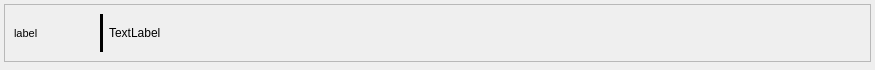
<?xml version="1.0" encoding="UTF-8"?>
<ui version="4.0">
 <class>Form</class>
 <widget class="QWidget" name="Form">
  <property name="geometry">
   <rect>
    <x>0</x>
    <y>0</y>
    <width>875</width>
    <height>70</height>
   </rect>
  </property>
  <property name="sizePolicy">
   <sizepolicy hsizetype="Preferred" vsizetype="Fixed">
    <horstretch>0</horstretch>
    <verstretch>0</verstretch>
   </sizepolicy>
  </property>
  <property name="minimumSize">
   <size>
    <width>200</width>
    <height>56</height>
   </size>
  </property>
  <property name="contextMenuPolicy">
   <enum>Qt::CustomContextMenu</enum>
  </property>
  <layout class="QGridLayout" name="gridLayout">
   <property name="leftMargin">
    <number>4</number>
   </property>
   <property name="topMargin">
    <number>4</number>
   </property>
   <property name="rightMargin">
    <number>4</number>
   </property>
   <property name="bottomMargin">
    <number>8</number>
   </property>
   <item row="0" column="0">
    <widget class="QFrame" name="frame">
     <property name="frameShape">
      <enum>QFrame::StyledPanel</enum>
     </property>
     <layout class="QHBoxLayout" name="horizontalLayout">
      <item>
       <widget class="QLabel" name="labelUser">
        <property name="sizePolicy">
         <sizepolicy hsizetype="Preferred" vsizetype="Preferred">
          <horstretch>0</horstretch>
          <verstretch>0</verstretch>
         </sizepolicy>
        </property>
        <property name="minimumSize">
         <size>
          <width>80</width>
          <height>0</height>
         </size>
        </property>
        <property name="maximumSize">
         <size>
          <width>136</width>
          <height>16777215</height>
         </size>
        </property>
        <property name="font">
         <font>
          <pointsize>8</pointsize>
         </font>
        </property>
        <property name="text">
         <string>label</string>
        </property>
        <property name="textFormat">
         <enum>Qt::PlainText</enum>
        </property>
        <property name="wordWrap">
         <bool>true</bool>
        </property>
        <property name="textInteractionFlags">
         <set>Qt::NoTextInteraction</set>
        </property>
       </widget>
      </item>
      <item>
       <widget class="Line" name="line">
        <property name="enabled">
         <bool>false</bool>
        </property>
        <property name="sizePolicy">
         <sizepolicy hsizetype="Minimum" vsizetype="Minimum">
          <horstretch>0</horstretch>
          <verstretch>0</verstretch>
         </sizepolicy>
        </property>
        <property name="styleSheet">
         <string notr="true">border: 2px solid;</string>
        </property>
        <property name="orientation">
         <enum>Qt::Vertical</enum>
        </property>
       </widget>
      </item>
      <item>
       <widget class="QLabel" name="labelAsset">
        <property name="sizePolicy">
         <sizepolicy hsizetype="MinimumExpanding" vsizetype="Preferred">
          <horstretch>0</horstretch>
          <verstretch>0</verstretch>
         </sizepolicy>
        </property>
        <property name="text">
         <string>TextLabel</string>
        </property>
       </widget>
      </item>
     </layout>
    </widget>
   </item>
  </layout>
 </widget>
 <resources/>
 <connections/>
</ui>
